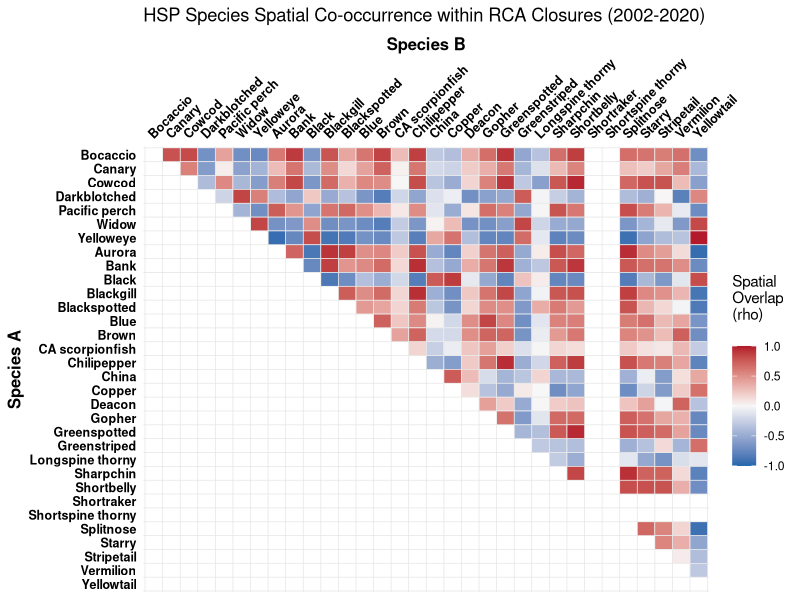

Reproduce this figure in R.
# HSP output One-Sample T-Test for RCA mapping project
# Blake Feist - created 15 May 2026

library(dplyr)
library(ggplot2)
library(readr)
library(tidyr)


### STEP 1: Load the data
setwd("~/Documents/GitHub/RCA_closure_areas/spatial_overlay_stats/")
main_data_wide <- read_csv("HSP_Zscore_data_wide.csv")
baselines      <- read.csv("HSP_regional_baselines.csv")

# Pivot the data from WIDE to LONG format
main_data_long <- main_data_wide %>%
  pivot_longer(
    cols = starts_with("mean_"),     # Tells R to grab all the species density columns
    names_to = "Species_ID",         # The new column that will hold the species names
    values_to = "Mean_Density"       # The new column that will hold the density numbers
  )

# Merge with baselines and calculate the spatial Z-Scores
df_monthly_z <- main_data_long %>%
  left_join(baselines, by = "Species_ID") %>%
  mutate(
    Z_Score = (Mean_Density - Regional_Mean) / Regional_SD
  )

# Quick sanity check: look at the newly reshaped data
head(df_monthly_z)

### STEP 2: The Hotspot Performance Evaluation (Annual)
# To test if closures targeted above-average densities while protecting against month-to-month
# time-dependency, collapse the data by existing Year column and run tests.

# Collapse monthly data into annual averages
df_annual <- df_monthly_z %>%
  group_by(year, Species_ID) %>%
  summarise(
    Avg_Z_Score = mean(Z_Score),
    .groups = "drop"
  )

# Run a One-Sample, 2-tailed t-test with a protective safety check (n() >= 2)
HSP_species_performance <- df_annual %>%
  group_by(Species_ID) %>%
  summarise(
    Years_Present       = n(),  # Counts how many years this species has data
    Mean_Z_Across_Years = mean(Avg_Z_Score),
    
    # The fix: Only run t.test if there are at least 2 years of data
    p_value = if(n() >= 2) {
      t.test(Avg_Z_Score, mu = 0, alternative = "two.sided")$p.value
    } else {
      NA  # Returns NA instead of crashing the script
    },
    .groups = "drop"
  )

# View results table
print(HSP_species_performance)

# save HSP_species_performance df for use in the z-score plot
write.csv(HSP_species_performance, 'HSP_species_performance.csv')

### Step 3: Create the Species Interaction Matrix (Monthly)
# To look at fine-scale species co-occurrence patterns, pivot full monthly dataset
# wide and run a Spearman rank correlation across Closure_ID timestamps.

# Define custom order and clean names
# Syntax: "QGIS_COLUMN_NAME" = "Clean Display Name"
species_order_map <- c(
  "mean_pauc" = "Bocaccio",
  "mean_pinn" = "Canary",
  "mean_levi" = "Cowcod",
  "mean_cram" = "Darkblotched",
  "mean_alut" = "Pacific perch",
  "mean_ento" = "Widow",
  "mean_rube" = "Yelloweye",
  "mean_auro" = "Aurora",
  "mean_rufu" = "Bank",
  "mean_mela" = "Black",
  "mean_omus" = "Blackgill",
  "mean_ctus" = "Blackspotted",
  "mean_myst" = "Blue",
  "mean_auri" = "Brown",
  "mean_guta" = "CA scorpionfish",
  "mean_good" = "Chilipepper",
  "mean_nebu" = "China",
  "mean_caur" = "Copper",
  "mean_diac" = "Deacon",
  "mean_carn" = "Gopher",
  "mean_chlo" = "Greenspotted",
  "mean_elon" = "Greenstriped",
  "mean_alti" = "Longspine thorny",
  "mean_zace" = "Sharpchin",
  "mean_jord" = "Shortbelly",
  "mean_bore" = "Shortraker",
  "mean_alas" = "Shortspine thorny",
  "mean_dipl" = "Splitnose",
  "mean_cons" = "Starry",
  "mean_saxi" = "Stripetail",
  "mean_mini" = "Vermilion",
  "mean_flav" = "Yellowtail"
)

# Pivot the monthly data wide by YYYY-MM Closure_ID
df_monthly_wide <- df_monthly_z %>%
  select(Closure_ID, Species_ID, Z_Score) %>%
  pivot_wider(names_from = Species_ID, values_from = Z_Score)

# Generate the correlation matrix
species_matrix <- df_monthly_wide %>%
  select(-Closure_ID) %>%
  cor(method = "spearman", use = "complete.obs")

# Convert the matrix to long format
interaction_long <- as.data.frame(species_matrix) %>%
  mutate(Species1 = rownames(.)) %>%
  pivot_longer(-Species1, names_to = "Species2", values_to = "Correlation") %>%
  
  # Find the numerical position of each species in custom map vector
  mutate(
    pos1 = match(Species1, names(species_order_map)),
    pos2 = match(Species2, names(species_order_map))
  ) %>%
  # Only keep tiles where the row species appears BEFORE the column species 
  # in custom ecological order list
  filter(pos1 < pos2)

### Step 4: Plot the Interaction Heatmap
# This uses the exact layout modifications requested: it clusters species in the
# upper-right corner, keeps the axes alphabetical, rotates the top labels by 45 degrees, uses
# thin custom grid lines that frame the blocks perfectly, and keeps the tiles perfectly square.

# Get clean sorted list of species names
species_list <- sort(unique(c(interaction_long$Species1, interaction_long$Species2)))
n_species <- length(species_list)

HSP_matrix_plot <- ggplot(interaction_long, aes(x = Species2, y = Species1, fill = Correlation)) +
  geom_tile(color = "white") +
  
  # Diverging palette (Blue = Avoidance/Deep vs Shallow, Red = High Co-occurrence)
  scale_fill_gradient2(low = "#2166ac", mid = "#f7f7f7", high = "#b2182b", 
                       midpoint = 0, limit = c(-1,1), name = "Spatial\nOverlap\n(rho)\n") +
  
  # Align axes alphabetically from A to Z
  scale_x_discrete(position = "top", 
                   limits = names(species_order_map), 
                   labels = species_order_map) + 
  
  scale_y_discrete(limits = rev(names(species_order_map)), 
                   labels = species_order_map) + 
  
  # Thin grid borders drawn perfectly between the cell edges
  geom_vline(xintercept = seq(0.5, length(species_order_map) + 0.5, by = 1), color = "gray90", linewidth = 0.25) +
  geom_hline(yintercept = seq(0.5, length(species_order_map) + 0.5, by = 1), color = "gray90", linewidth = 0.25) +
  
  theme_minimal() +
  labs(title = "HSP Species Spatial Co-occurrence within RCA Closures (2002-2020)", 
       x = "Species B", y = "Species A") +
  theme(
    panel.grid.major = element_blank(),
    panel.grid.minor = element_blank(),
    
    # 45-degree rotated top labels
    axis.text.x.top = element_text(size = 9, face = "bold", color = "black", angle = 45, hjust = 0, vjust = 0),
    axis.text.y = element_text(size = 9, face = "bold", color = "black"),
    axis.title = element_text(size = 12, face = "bold"),
    
    # Keeps cells perfectly square so text/labels don't stretch awkwardly
    coord_fixed() 
  )

# Save plot as high-resolution PNG
ggsave(
  filename = "HSP cooccurrence matrix plot.png",   # The name of output file
  plot = HSP_matrix_plot,                          # Tells R which plot object to save
  width = 9,                                       # Physical width in inches
  height = 8.5,                                    # Physical height in inches
  units = "in",                                    # Sets the measuring unit to inches ("in", "cm", or "mm")
  dpi = 600                                        # CRITICAL: Sets resolution to 600 DPI
)
